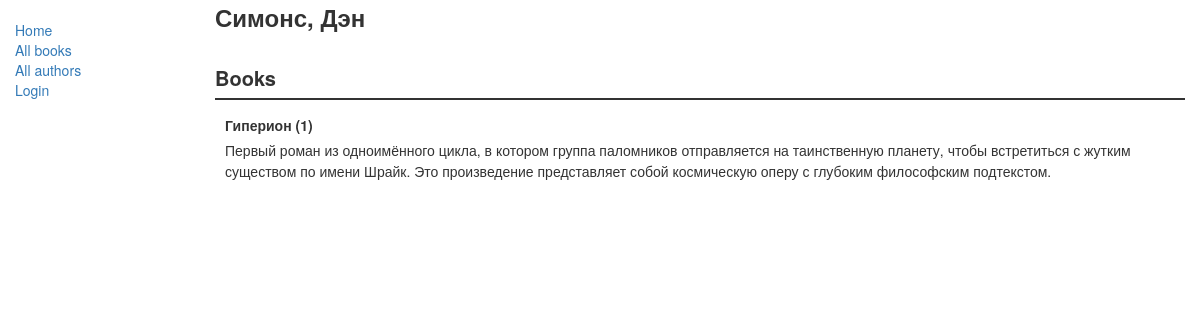
The app's page /catalog/author/4, older data.
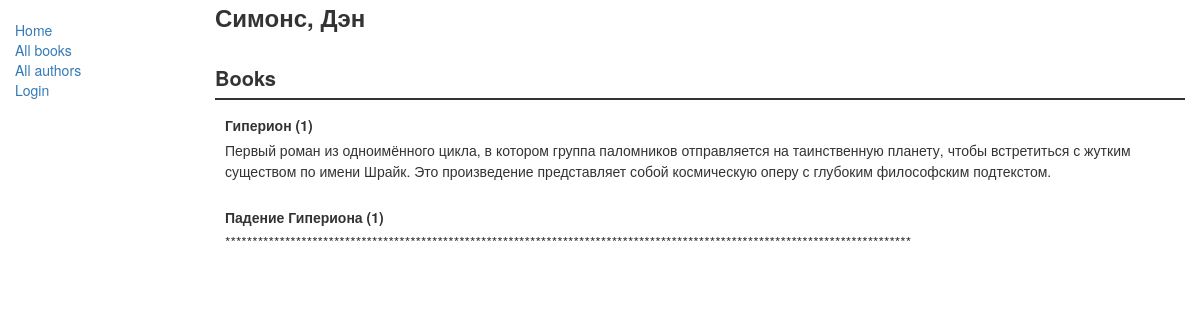
The same page, newer data.
### catalog/models.py (models this page shows, shortened)
class Book(models.Model):
    title = models.CharField(max_length=200)
    author = models.ForeignKey('Author', on_delete=models.SET_NULL, null=True)
    summary = models.TextField(max_length=1000, help_text="Enter a brief description of the book")
    isbn = models.CharField('ISBN',max_length=13, help_text='13 Character <a href="https://www.isbn-international.org/content/what-isbn">ISBN number</a>')
    genre = models.ManyToManyField(Genre, help_text="Select a genre for this book")
    def display_genre(self):
        """
        Creates a string for the Genre. This is required to display genre in Admin.
        """
        return ', '.join([genre.name for genre in self.genre.all()[:3]])
    display_genre.short_description = 'Genre'

### catalog/views.py (the view)
# urls.py: re_path(r'^author/(?P<pk>\d+)$', views.AuthorDetailView.as_view(), name='author-detail'),
class AuthorDetailView(generic.DetailView):
    model = Author

### catalog/templates/catalog/author_detail.html (shortened to what this page needs)
{% extends "base_generic.html" %}
{% block content %}
<div class="author-name">{{ author.last_name }}, {{ author.first_name }}</div>
<div class="books-section">
    <div class="books-title">Books</div>
    {% for book in author.book_set.all %}
    <div class="book-item">
        <div class="book-title">
            {{ book.title }}
            {% with book.bookinstance_set.count as copy_count %}
            {% if copy_count > 0 %}
            ({{ copy_count }})
            {% endif %}
            {% endwith %}
        </div>
        {% if book.summary %}
        <div class="book-summary">{{ book.summary }}</div>
        {% endif %}
    </div>
    {% empty %}
    <div>No books available for this author.</div>
    {% endfor %}
</div>
{% endblock %}

Row changes from the older to the newer data that the page shows:
added Book: title "Падение Гипериона", bookinstance_set.count "1", summary "******************************************************************************************************************************"
